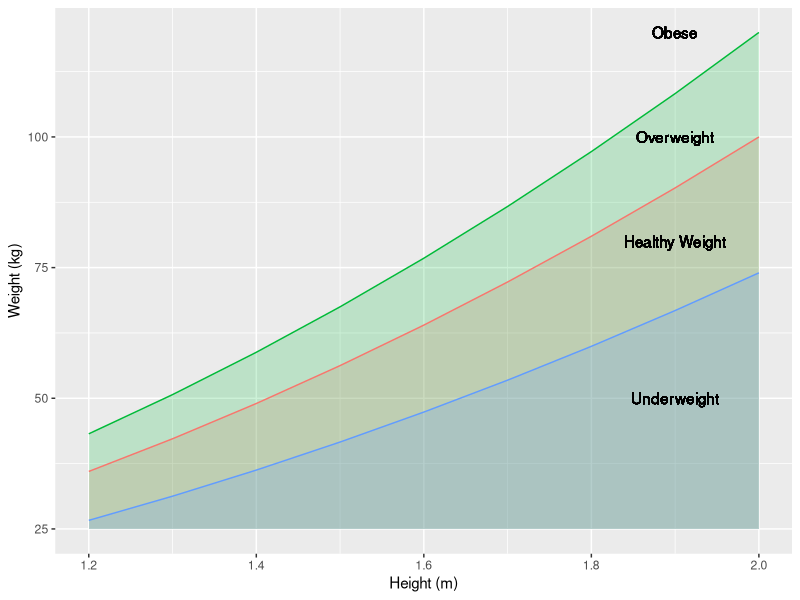

The R source for this figure:
# How to plot for the BMI

# BMI = weight/height^2
# weight = BMI * height^2

ht <- seq(from = 1.2, to = 2.0, by = 0.1)

wt_18.5 <- 18.5 * ht^2
wt_25 <- 25 * ht^2
wt_30 <- 30 * ht^2

ht <- c(ht, ht, ht)
wt <- c(wt_18.5, wt_25, wt_30)
cat <- c(rep("underweight", 9), rep("healthy weight", 9), rep("overweight", 9))

df <- data.frame(ht = ht, wt = wt, Category = cat)
remove(ht, wt_18.5, wt_25, wt_30, wt, cat)

library(ggplot2)
g <- ggplot(data = df, aes(x = ht, y = wt, fill = Category))
g <- g + geom_ribbon(aes(ymin = 25, ymax = wt, fill = Category), alpha = 0.2)
g <- g + geom_line(aes(color = Category))
g <- g + ylab("Weight (kg)") + xlab("Height (m)")
g <- g + geom_text(aes(x = 1.9, y = 120, label = "Obese")) +
         geom_text(aes(x = 1.9, y = 100, label = "Overweight")) +
         geom_text(aes(x = 1.9, y = 80, label = "Healthy Weight")) +
         geom_text(aes(x = 1.9, y = 50, label = "Underweight"))
g <- g + theme(legend.position = "none")
g